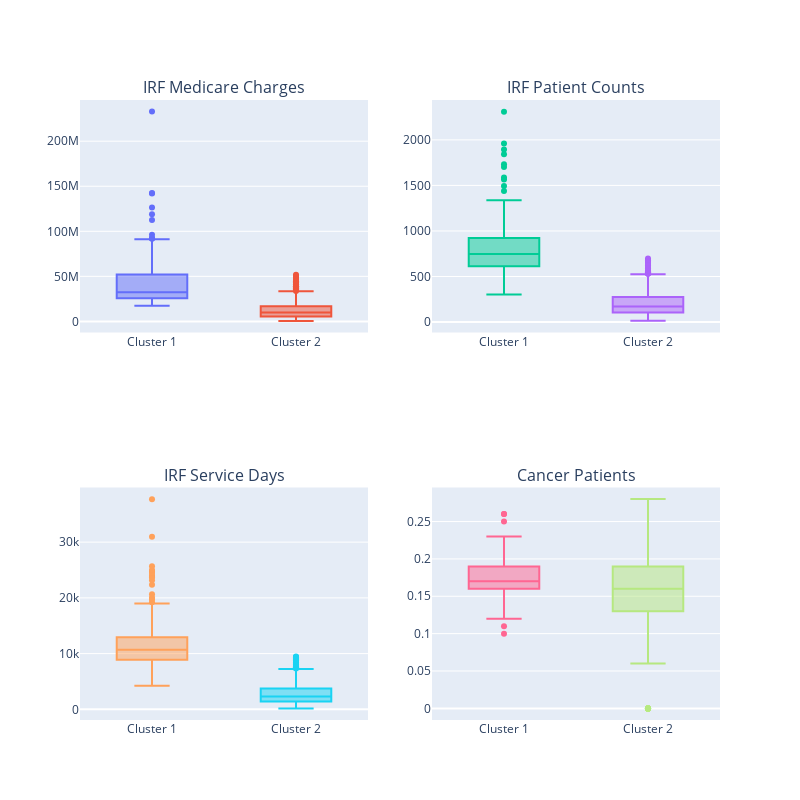

The notebook cell saved with this chart:
### Code cell
# Analyze Distribution of Some Variables for Individual Clusters

import plotly.graph_objects as go

f1 = go.Box(y=irf1['TOT_CHRG_AMT'], name='Cluster 1')
f2 = go.Box(y=irf2['TOT_CHRG_AMT'], name='Cluster 2')
f3 = go.Box(y=irf1['BENE_DSTNCT_CNT'], name='Cluster 1')
f4 = go.Box(y=irf2['BENE_DSTNCT_CNT'], name='Cluster 2')
f5 = go.Box(y=irf1['TOT_SRVC_DAYS'], name='Cluster 1')
f6 = go.Box(y=irf2['TOT_SRVC_DAYS'], name='Cluster 2')
f7 = go.Box(y=irf1['BENE_CC_CNCR_PCT'], name='Cluster 1')
f8 = go.Box(y=irf2['BENE_CC_CNCR_PCT'], name='Cluster 2')


fig = subplots.make_subplots(rows=2, cols=2, print_grid=False, subplot_titles=('IRF Medicare Charges','IRF Patient Counts', 'IRF Service Days','Cancer Patients'))
fig.append_trace(f1, 1, 1);
fig.append_trace(f2, 1, 1);
fig.append_trace(f3, 1, 2);
fig.append_trace(f4, 1, 2);
fig.append_trace(f5, 2, 1);
fig.append_trace(f6, 2, 1);
fig.append_trace(f7, 2, 2);
fig.append_trace(f8, 2, 2);


fig['layout'].update(height=800, width=800, showlegend=False);
iplot(fig, filename='simple-subplot');

### Figure 1 — Plotly figure (JSON) as saved in the notebook; plotly's stock layout.template omitted (floating-point values rounded to 4 significant figures; data arrays with more than 128 entries replaced by an {"elided": "..."} marker saying what was removed)
{"data": [{"name": "Cluster 1", "type": "box", "xaxis": "x", "y": {"elided": "191 int values"}, "yaxis": "y"}, {"name": "Cluster 2", "type": "box", "xaxis": "x", "y": {"elided": "907 int values"}, "yaxis": "y"}, {"name": "Cluster 1", "type": "box", "xaxis": "x2", "y": {"elided": "191 int values"}, "yaxis": "y2"}, {"name": "Cluster 2", "type": "box", "xaxis": "x2", "y": {"elided": "907 int values"}, "yaxis": "y2"}, {"name": "Cluster 1", "type": "box", "xaxis": "x3", "y": {"elided": "191 int values"}, "yaxis": "y3"}, {"name": "Cluster 2", "type": "box", "xaxis": "x3", "y": {"elided": "907 int values"}, "yaxis": "y3"}, {"name": "Cluster 1", "type": "box", "xaxis": "x4", "y": {"elided": "191 float values"}, "yaxis": "y4"}, {"name": "Cluster 2", "type": "box", "xaxis": "x4", "y": {"elided": "907 float values"}, "yaxis": "y4"}], "layout": {"annotations": [{"font": {"size": 16}, "showarrow": false, "text": "IRF Medicare Charges", "x": 0.225, "xanchor": "center", "xref": "paper", "y": 1, "yanchor": "bottom", "yref": "paper"}, {"font": {"size": 16}, "showarrow": false, "text": "IRF Patient Counts", "x": 0.775, "xanchor": "center", "xref": "paper", "y": 1, "yanchor": "bottom", "yref": "paper"}, {"font": {"size": 16}, "showarrow": false, "text": "IRF Service Days", "x": 0.225, "xanchor": "center", "xref": "paper", "y": 0.375, "yanchor": "bottom", "yref": "paper"}, {"font": {"size": 16}, "showarrow": false, "text": "Cancer Patients", "x": 0.775, "xanchor": "center", "xref": "paper", "y": 0.375, "yanchor": "bottom", "yref": "paper"}], "height": 800, "showlegend": false, "width": 800, "xaxis": {"anchor": "y", "domain": [0, 0.45]}, "xaxis2": {"anchor": "y2", "domain": [0.55, 1]}, "xaxis3": {"anchor": "y3", "domain": [0, 0.45]}, "xaxis4": {"anchor": "y4", "domain": [0.55, 1]}, "yaxis": {"anchor": "x", "domain": [0.625, 1]}, "yaxis2": {"anchor": "x2", "domain": [0.625, 1]}, "yaxis3": {"anchor": "x3", "domain": [0, 0.375]}, "yaxis4": {"anchor": "x4", "domain": [0, 0.375]}}}
